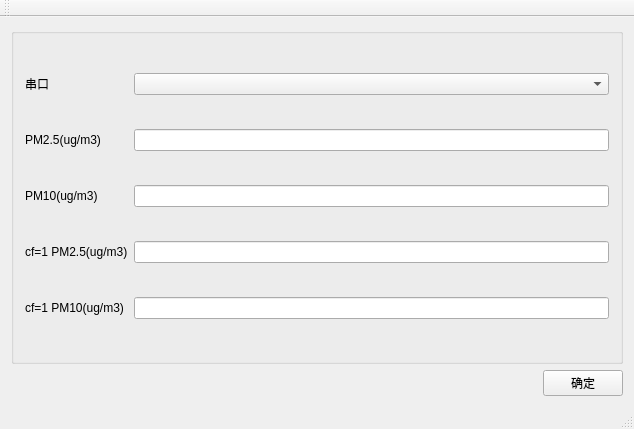
<?xml version="1.0" encoding="UTF-8"?>
<ui version="4.0">
 <class>MainWindow</class>
 <widget class="QMainWindow" name="MainWindow">
  <property name="geometry">
   <rect>
    <x>0</x>
    <y>0</y>
    <width>634</width>
    <height>429</height>
   </rect>
  </property>
  <property name="cursor">
   <cursorShape>ArrowCursor</cursorShape>
  </property>
  <property name="windowTitle">
   <string>信业环境扬尘设备查看工具</string>
  </property>
  <property name="iconSize">
   <size>
    <width>24</width>
    <height>24</height>
   </size>
  </property>
  <widget class="QWidget" name="centralWidget">
   <layout class="QVBoxLayout" name="verticalLayout_2" stretch="1,0">
    <item>
     <widget class="QGroupBox" name="groupBox">
      <property name="title">
       <string/>
      </property>
      <property name="alignment">
       <set>Qt::AlignLeading|Qt::AlignLeft|Qt::AlignVCenter</set>
      </property>
      <layout class="QGridLayout" name="gridLayout" columnstretch="0,0,0,0">
       <item row="1" column="3">
        <widget class="QComboBox" name="comboBox"/>
       </item>
       <item row="1" column="0">
        <widget class="QLabel" name="label">
         <property name="text">
          <string>串口</string>
         </property>
        </widget>
       </item>
       <item row="8" column="0">
        <widget class="QLabel" name="label_PM10_cf">
         <property name="text">
          <string>cf=1 PM10(ug/m3)</string>
         </property>
        </widget>
       </item>
       <item row="4" column="0">
        <widget class="QLabel" name="label_PM10">
         <property name="text">
          <string>PM10(ug/m3)</string>
         </property>
        </widget>
       </item>
       <item row="8" column="3">
        <widget class="QLineEdit" name="lineEdit_PM10_cf">
         <property name="readOnly">
          <bool>false</bool>
         </property>
        </widget>
       </item>
       <item row="6" column="0">
        <widget class="QLabel" name="label_MP2_5_cf">
         <property name="text">
          <string>cf=1 PM2.5(ug/m3)</string>
         </property>
        </widget>
       </item>
       <item row="4" column="3">
        <widget class="QLineEdit" name="lineEdit_PM10"/>
       </item>
       <item row="6" column="3">
        <widget class="QLineEdit" name="lineEdit_PM2_5_cf"/>
       </item>
       <item row="2" column="0">
        <widget class="QLabel" name="label_PM2_5">
         <property name="baseSize">
          <size>
           <width>0</width>
           <height>2</height>
          </size>
         </property>
         <property name="lineWidth">
          <number>2</number>
         </property>
         <property name="text">
          <string>PM2.5(ug/m3)</string>
         </property>
        </widget>
       </item>
       <item row="2" column="3">
        <widget class="QLineEdit" name="lineEdit_PM2_5"/>
       </item>
      </layout>
     </widget>
    </item>
    <item>
     <layout class="QHBoxLayout" name="horizontalLayout">
      <item>
       <spacer name="horizontalSpacer_2">
        <property name="orientation">
         <enum>Qt::Horizontal</enum>
        </property>
        <property name="sizeHint" stdset="0">
         <size>
          <width>40</width>
          <height>20</height>
         </size>
        </property>
       </spacer>
      </item>
      <item>
       <widget class="QPushButton" name="pushButton">
        <property name="text">
         <string>确定</string>
        </property>
       </widget>
      </item>
     </layout>
    </item>
   </layout>
  </widget>
  <widget class="QMenuBar" name="menuBar">
   <property name="geometry">
    <rect>
     <x>0</x>
     <y>0</y>
     <width>634</width>
     <height>23</height>
    </rect>
   </property>
  </widget>
  <widget class="QToolBar" name="mainToolBar">
   <attribute name="toolBarArea">
    <enum>TopToolBarArea</enum>
   </attribute>
   <attribute name="toolBarBreak">
    <bool>false</bool>
   </attribute>
  </widget>
  <widget class="QStatusBar" name="statusBar"/>
 </widget>
 <layoutdefault spacing="6" margin="11"/>
 <resources/>
 <connections/>
</ui>
